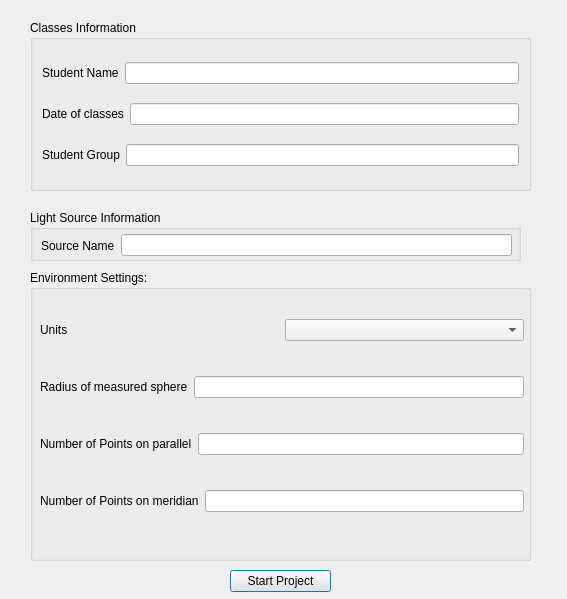
<?xml version="1.0" encoding="UTF-8"?>
<ui version="4.0">
 <class>SetupProjectDialogWindow</class>
 <widget class="QDialog" name="SetupProjectDialogWindow">
  <property name="geometry">
   <rect>
    <x>0</x>
    <y>0</y>
    <width>567</width>
    <height>599</height>
   </rect>
  </property>
  <property name="windowTitle">
   <string>Dialog</string>
  </property>
  <widget class="QGroupBox" name="groupBox">
   <property name="geometry">
    <rect>
     <x>30</x>
     <y>20</y>
     <width>501</width>
     <height>171</height>
    </rect>
   </property>
   <property name="title">
    <string>Classes Information</string>
   </property>
   <layout class="QVBoxLayout" name="verticalLayout_3">
    <item>
     <layout class="QVBoxLayout" name="verticalLayout">
      <item>
       <layout class="QHBoxLayout" name="horizontalLayout">
        <item>
         <widget class="QLabel" name="label_3">
          <property name="text">
           <string>Student Name</string>
          </property>
         </widget>
        </item>
        <item>
         <widget class="QLineEdit" name="lineEdit"/>
        </item>
       </layout>
      </item>
     </layout>
    </item>
    <item>
     <layout class="QHBoxLayout" name="horizontalLayout_3">
      <item>
       <widget class="QLabel" name="label_2">
        <property name="text">
         <string>Date of classes</string>
        </property>
       </widget>
      </item>
      <item>
       <widget class="QLineEdit" name="lineEdit_2"/>
      </item>
     </layout>
    </item>
    <item>
     <layout class="QHBoxLayout" name="horizontalLayout_2">
      <item>
       <widget class="QLabel" name="label_4">
        <property name="text">
         <string>Student Group</string>
        </property>
       </widget>
      </item>
      <item>
       <widget class="QLineEdit" name="lineEdit_3"/>
      </item>
     </layout>
    </item>
   </layout>
  </widget>
  <widget class="QGroupBox" name="groupBox_2">
   <property name="geometry">
    <rect>
     <x>30</x>
     <y>210</y>
     <width>491</width>
     <height>51</height>
    </rect>
   </property>
   <property name="sizePolicy">
    <sizepolicy hsizetype="MinimumExpanding" vsizetype="Fixed">
     <horstretch>0</horstretch>
     <verstretch>0</verstretch>
    </sizepolicy>
   </property>
   <property name="title">
    <string>Light Source Information</string>
   </property>
   <widget class="QWidget" name="">
    <property name="geometry">
     <rect>
      <x>11</x>
      <y>20</y>
      <width>471</width>
      <height>31</height>
     </rect>
    </property>
    <layout class="QHBoxLayout" name="horizontalLayout_4">
     <item>
      <widget class="QLabel" name="label">
       <property name="text">
        <string>Source Name</string>
       </property>
      </widget>
     </item>
     <item>
      <widget class="QLineEdit" name="lineEdit_10"/>
     </item>
    </layout>
   </widget>
   <zorder>layoutWidget</zorder>
   <zorder>lineEdit_10</zorder>
  </widget>
  <widget class="QGroupBox" name="groupBox_3">
   <property name="geometry">
    <rect>
     <x>30</x>
     <y>270</y>
     <width>501</width>
     <height>291</height>
    </rect>
   </property>
   <property name="title">
    <string>Environment Settings:</string>
   </property>
   <widget class="QWidget" name="layoutWidget">
    <property name="geometry">
     <rect>
      <x>10</x>
      <y>20</y>
      <width>484</width>
      <height>251</height>
     </rect>
    </property>
    <layout class="QVBoxLayout" name="verticalLayout_2">
     <item>
      <layout class="QHBoxLayout" name="horizontalLayout_5">
       <item>
        <widget class="QLabel" name="label_6">
         <property name="text">
          <string>Units</string>
         </property>
        </widget>
       </item>
       <item>
        <widget class="QComboBox" name="comboBox"/>
       </item>
      </layout>
     </item>
     <item>
      <layout class="QHBoxLayout" name="horizontalLayout_6">
       <item>
        <widget class="QLabel" name="label_5">
         <property name="text">
          <string>Radius of measured sphere</string>
         </property>
        </widget>
       </item>
       <item>
        <widget class="QLineEdit" name="lineEdit_9"/>
       </item>
      </layout>
     </item>
     <item>
      <layout class="QHBoxLayout" name="horizontalLayout_7">
       <item>
        <widget class="QLabel" name="label_8">
         <property name="text">
          <string>Number of Points on parallel</string>
         </property>
        </widget>
       </item>
       <item>
        <widget class="QLineEdit" name="lineEdit_8"/>
       </item>
      </layout>
     </item>
     <item>
      <layout class="QHBoxLayout" name="horizontalLayout_8">
       <item>
        <widget class="QLabel" name="label_7">
         <property name="text">
          <string>Number of Points on meridian</string>
         </property>
        </widget>
       </item>
       <item>
        <widget class="QLineEdit" name="lineEdit_7"/>
       </item>
      </layout>
     </item>
    </layout>
   </widget>
  </widget>
  <widget class="QPushButton" name="pushButton">
   <property name="geometry">
    <rect>
     <x>230</x>
     <y>570</y>
     <width>101</width>
     <height>22</height>
    </rect>
   </property>
   <property name="text">
    <string>Start Project</string>
   </property>
  </widget>
 </widget>
 <resources/>
 <connections/>
</ui>
